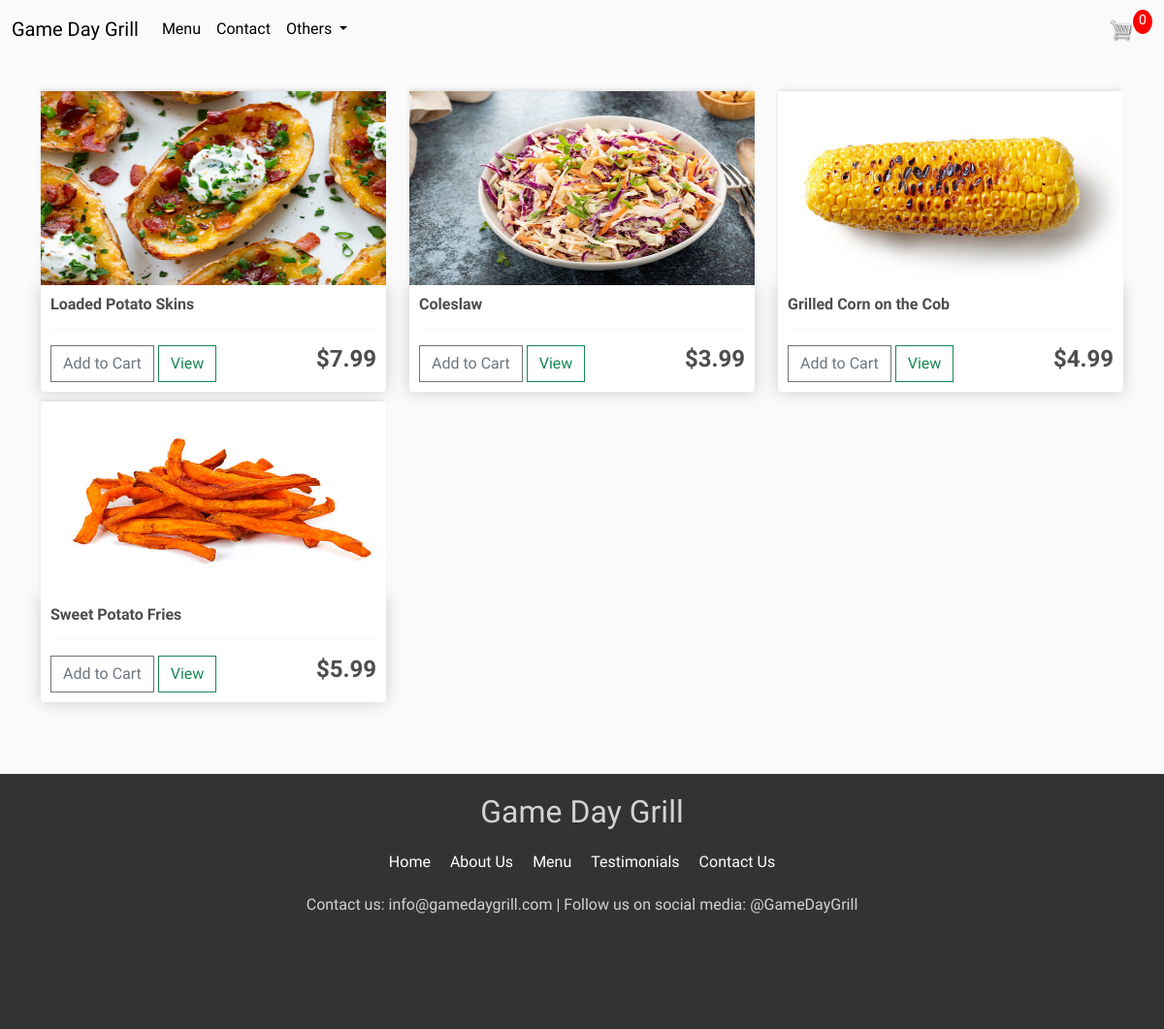
The page /sides/ on the database its author committed.
### store/models.py (models this page shows, shortened)
class Product(models.Model):
    name = models.CharField(max_length=100, null=True)
    price = models.DecimalField(max_digits=7, decimal_places=2)
    type = models.CharField(max_length=2, choices=PRODUCT_TYPES, null=True)
    image = models.ImageField(null=True, blank=True)
    description = models.CharField(max_length=1000, null=True, blank=True)

### store/views.py (the view)
# urls.py: path('sides/', views.sides, name='sides'),
def sides(request):
    data = cartData(request)
    cartItems = data['cartItems']
    order = data['order']
    items = data['items']
    products = Product.objects.filter(type='S')
    context = {'products': products, 'cartItems': cartItems}
    return render(request, 'store/sides.html', context)

### store/utils.py (called while the page is built, shortened)
def cookieCart(request):
    try:
        cart = json.loads(request.COOKIES['cart'])
    except:
        cart = {}
    items = []
    order = {'get_cart_total': 0, 'get_cart_items': 0, 'shipping': False}
    cartItems = order['get_cart_items']
    return {'cartItems':cartItems, 'order':order, 'items':items}

def cartData(request):
    if request.user.is_authenticated:
        customer = request.user.customer
        order, created = Order.objects.get_or_create(customer=customer, complete=False)
        items = order.orderitem_set.all()
        cartItems = order.get_cart_items
    else:
        cookieData = cookieCart(request)
        cartItems = cookieData['cartItems']
        order = cookieData['order']
        items = cookieData['items']
    return {'cartItems':cartItems, 'order':order, 'items':items}

### store/templates/store/sides.html (shortened to what this page needs)
{% extends 'store/main.html' %}
{% load static %}
{% block center %}
  <div class="row">
    {% for product in products %}
      <div class="col-lg-4">
        <img class="thumbnail" src="{{ product.image.url }}">
        <div class="box-element product" data-desc="{{ product.description }}">
          <h6><strong>{{ product.name }}</strong></h6>
          <hr>
          <button data-product="{{ product.id }}" data-action="add" class="btn btn-outline-secondary add-btn update-cart">Add to Cart</button>
          <button class="btn btn-outline-success view-btn">View</button>
          <h4 style="display: inline-block; float: right"><strong>${{ product.price|floatformat:2 }}</strong></h4>
        </div>
      </div>
    {% endfor %}
  </div>
{% endblock center %}

### static/css/main.css (style rules this page uses)
body { background-color: hsl(0, 0%, 98%); font-family: 'Bubblegum Sans', sans-serif; }
h1,h2,h3,h4,h5,h6, p { color:hsl(0, 0%, 30%); font-family: 'Bubblegum Sans', sans-serif; }
.box-element { box-shadow:hsl(0, 0%, 80%) 0 0 16px; background-color: #fff; border-radius: 4px; padding: 10px; }
.thumbnail { width: 100%; height: 200px; -webkit-box-shadow: -1px -3px 5px -2px rgba(214,214,214,1); -moz-box-shadow: -1px -3px 5px -2px rgba(214,214,214,1); box-shadow: -1px -3px 5px -2px rgba(214,214,214,1); }
.product { border-radius: 0 0 4px 4px; }
.col-lg-4, .col-lg-6, .col-lg-8, .col-lg-12 { margin-top: 10px; }
.btn { border-radius: 0; }

### rows shown on the page
Product: image (picture), name "Loaded Potato Skins", price "7.99"
Product: image (picture), name "Coleslaw", price "3.99"
Product: image (picture), name "Grilled Corn on the Cob", price "4.99"
Product: image (picture), name "Sweet Potato Fries", price "5.99"

### other values the page prints
{{ cartItems }} "0"
